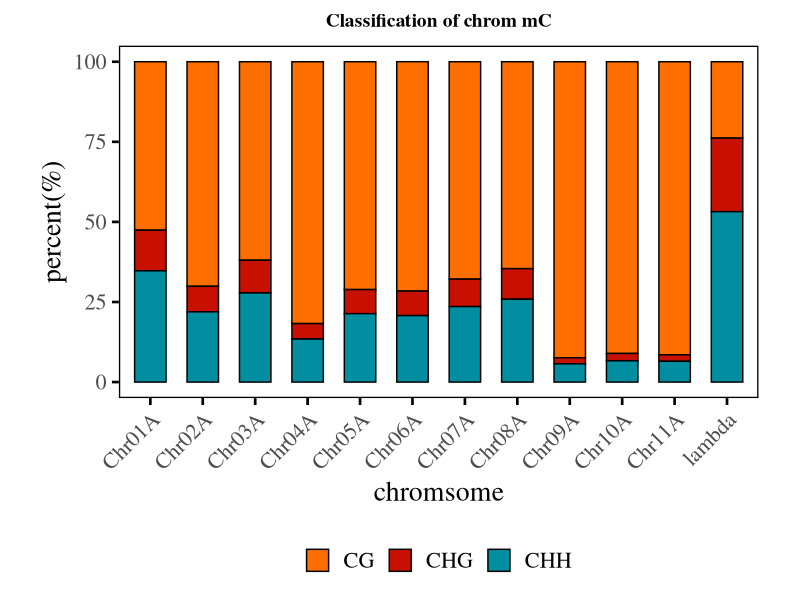

Write the R code that produced this figure.
suppressPackageStartupMessages(library(tidyverse))
library(ggsci)

read_table("ctype_classify_chr.txt",show_col_types = 0) -> mc
round(mc$mC_rate*100,2) -> mc$mC_rate

ggplot(mc,aes(x=chrom,y=mC_rate,fill=factor(ctype,levels=c("CG","CHG","CHH")))) + # factor 用于调节顺序
  geom_bar(color="black",position="stack",width=0.6,stat="identity") +
  labs(title="Classification of chrom mC",x="chromsome",y="percent(%)") +
  scale_fill_futurama() +
  theme_classic(base_family = "serif",base_size = 20) +
  theme(
    panel.border = element_rect(color="black",fill=NA),
    plot.margin=margin(10,30,10,30),
    plot.title = element_text(hjust = 0.5,face="bold",size=14),
    legend.title = element_blank(),
    legend.position="bottom",
    #legend.justification=c(.5,0),
    axis.line = element_blank(),
    axis.ticks = element_line(color="black"),
    axis.text.x = element_text(hjust = 1,angle=45),
  ) -> pl

ggsave("bar_mc_percent_chr.pdf",pl)


